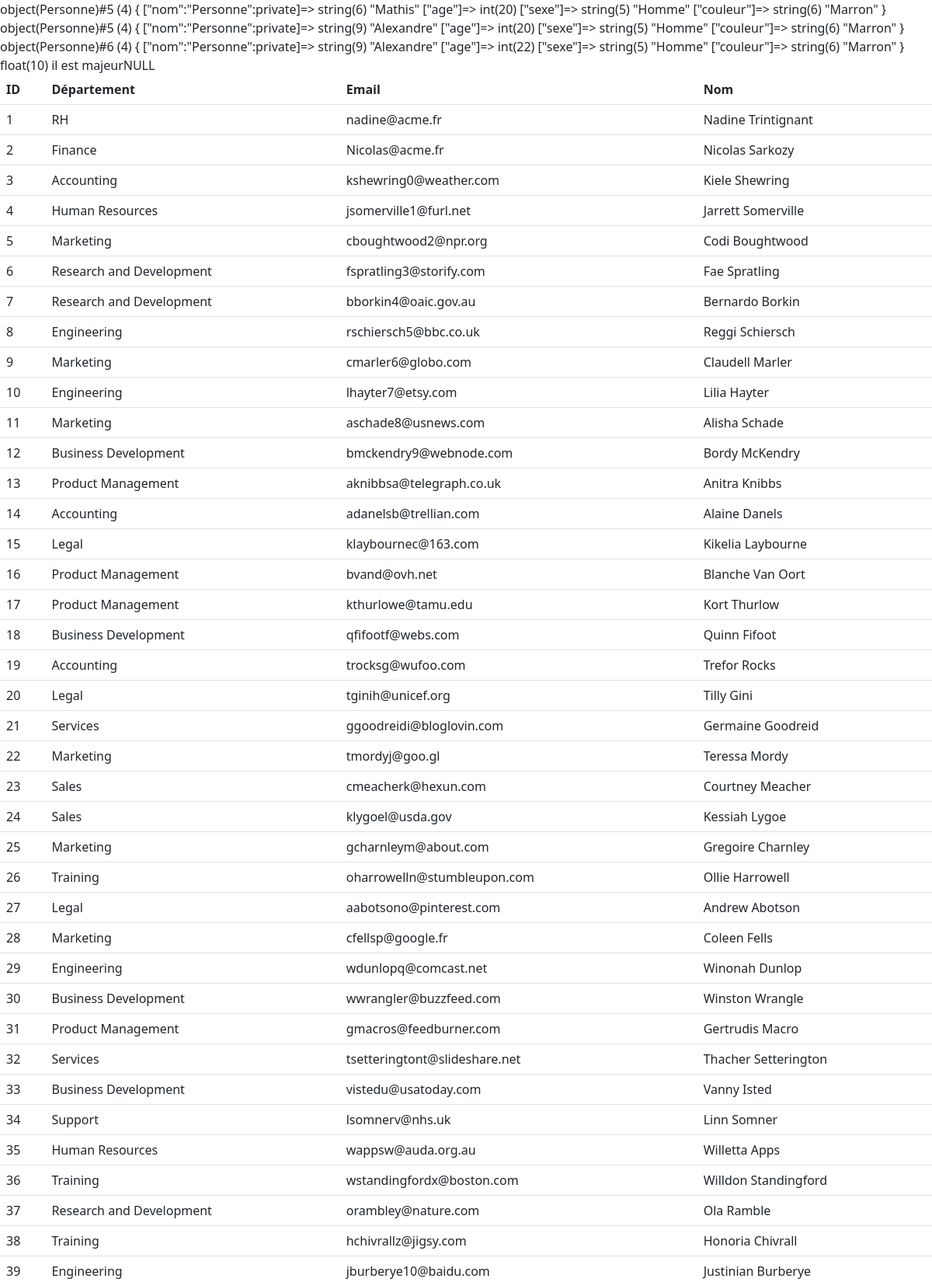
The page / (upper part) on the database its author committed.
### tables this page shows
CREATE TABLE IF NOT EXISTS `employe` (
  `id` bigint NOT NULL AUTO_INCREMENT,
  `department` varchar(255) DEFAULT NULL,
  `email` varchar(255) DEFAULT NULL,
  `name` varchar(255) DEFAULT NULL,
  PRIMARY KEY (`id`)
);

### Personne.php (called while the page is built, shortened)
<?php
class Personne {
    function __construct($nom, $age, $sexe, $couleur){
        $this->age = $age;
    }
}
?>

### employe.php (called while the page is built, shortened)
<?php
class Employe {
    private $id;
    private $department;
    private $email;
    private $name;
    function __construct($id, $department, $email, $name){
        $this->id = $id;
        $this->department = $department;
        $this->email = $email;
        $this->name = $name;
    }
    function getId(){
        return $this->id;
    }
    function getDepartment(){
        return $this->department;
    }
    function getEmail(){
        return $this->email;
    }
    function getNom(){
        return $this->name;
    }
}
?>

### index.php (the view, shortened to what this page needs)
<?php
    include('Personne.php');
    include('employe.php');
    $unePersonne = new Personne("Mathis", 20 , "Homme", "Marron");
    var_dump($unePersonne);
    $unePersonne->setNom("Alexandre");
    var_dump($unePersonne);
    $uneAutrePersonne = new Personne("Alexandre", 22, "Homme", "Marron");
    var_dump($uneAutrePersonne);
    $article1 = new Article('café', 4.5);
    $article2 = new Article('thé', 2.5);
    $article3 = new Article('pastèque', 3);
    $panier = array($article1, $article2, $article3);
    $totalPrice = 0;
    foreach ($panier as $element){
        $totalPrice += $element->getPrix();
    }
    var_dump($totalPrice);
    $bdd = new PDO('mysql:dbname=demotl;host=127.0.0.1','root', '');
    $queryExec = $bdd->query("SELECT * FROM employe");
    $lesEmployes = $queryExec->fetchAll();
    function isMajor($unePersonne){
        if($unePersonne->age>=18){
            echo "il est majeur";
        }else{
            echo "il est mineur";
        }
    }
    var_dump(isMajor($unePersonne));
?>
<!DOCTYPE html>
<html>
<head>
    <link href="https://cdn.jsdelivr.net/npm/bootstrap@5.3.0-alpha3/dist/css/bootstrap.min.css" rel="stylesheet">
</head>
<body>
    <table class="table">
        <thead>
            <tr>
                <th scope="col">ID</th>
                <th scope="col">Département</th>
                <th scope="col">Email</th>
                <th scope="col">Nom</th>
            </tr>
        </thead>
        <tbody>
            <?php foreach($lesEmployes as $unEmploye): ?>
               <?php $empl = new Employe($unEmploye['id'], $unEmploye['department'], $unEmploye['email'], $unEmploye['name']); ?>
            <tr>
                <td scope="row"><?php echo $empl->getId(); ?></td>
                <td><?php echo $empl->getDepartment(); ?></td>
                <td><?php echo $empl->getEmail(); ?></td>
                <td><?php echo $empl->getNom(); ?></td>
            </tr>
            <?php endforeach; ?>
        </tbody>
    </table>
</body>
</html>

### rows shown on the page
employe: id "1", department "RH", email "nadine@acme.fr", name "Nadine Trintignant"
employe: id "2", department "Finance", email "Nicolas@acme.fr", name "Nicolas Sarkozy"
employe: id "3", department "Accounting", email "kshewring0@weather.com", name "Kiele Shewring"
employe: id "4", department "Human Resources", email "jsomerville1@furl.net", name "Jarrett Somerville"
employe: id "5", department "Marketing", email "cboughtwood2@npr.org", name "Codi Boughtwood"
employe: id "6", department "Research and Development", email "fspratling3@storify.com", name "Fae Spratling"
employe: id "7", department "Research and Development", email "bborkin4@oaic.gov.au", name "Bernardo Borkin"
employe: id "8", department "Engineering", email "rschiersch5@bbc.co.uk", name "Reggi Schiersch"
employe: id "9", department "Marketing", email "cmarler6@globo.com", name "Claudell Marler"
employe: id "10", department "Engineering", email "lhayter7@etsy.com", name "Lilia Hayter"
employe: id "11", department "Marketing", email "aschade8@usnews.com", name "Alisha Schade"
employe: id "12", department "Business Development", email "bmckendry9@webnode.com", name "Bordy McKendry"
employe: id "13", department "Product Management", email "aknibbsa@telegraph.co.uk", name "Anitra Knibbs"
employe: id "14", department "Accounting", email "adanelsb@trellian.com", name "Alaine Danels"
employe: id "15", department "Legal", email "klaybournec@163.com", name "Kikelia Laybourne"
employe: id "16", department "Product Management", email "bvand@ovh.net", name "Blanche Van Oort"
employe: id "17", department "Product Management", email "kthurlowe@tamu.edu", name "Kort Thurlow"
employe: id "18", department "Business Development", email "qfifootf@webs.com", name "Quinn Fifoot"
employe: id "19", department "Accounting", email "trocksg@wufoo.com", name "Trefor Rocks"
employe: id "20", department "Legal", email "tginih@unicef.org", name "Tilly Gini"
employe: id "21", department "Services", email "ggoodreidi@bloglovin.com", name "Germaine Goodreid"
employe: id "22", department "Marketing", email "tmordyj@goo.gl", name "Teressa Mordy"
employe: id "23", department "Sales", email "cmeacherk@hexun.com", name "Courtney Meacher"
employe: id "24", department "Sales", email "klygoel@usda.gov", name "Kessiah Lygoe"
employe: id "25", department "Marketing", email "gcharnleym@about.com", name "Gregoire Charnley"
employe: id "26", department "Training", email "oharrowelln@stumbleupon.com", name "Ollie Harrowell"
employe: id "27", department "Legal", email "aabotsono@pinterest.com", name "Andrew Abotson"
employe: id "28", department "Marketing", email "cfellsp@google.fr", name "Coleen Fells"
employe: id "29", department "Engineering", email "wdunlopq@comcast.net", name "Winonah Dunlop"
employe: id "30", department "Business Development", email "wwrangler@buzzfeed.com", name "Winston Wrangle"
employe: id "31", department "Product Management", email "gmacros@feedburner.com", name "Gertrudis Macro"
employe: id "32", department "Services", email "tsetteringtont@slideshare.net", name "Thacher Setterington"
employe: id "33", department "Business Development", email "vistedu@usatoday.com", name "Vanny Isted"
employe: id "34", department "Support", email "lsomnerv@nhs.uk", name "Linn Somner"
employe: id "35", department "Human Resources", email "wappsw@auda.org.au", name "Willetta Apps"
employe: id "36", department "Training", email "wstandingfordx@boston.com", name "Willdon Standingford"
employe: id "37", department "Research and Development", email "orambley@nature.com", name "Ola Ramble"
employe: id "38", department "Training", email "hchivrallz@jigsy.com", name "Honoria Chivrall"
employe: id "39", department "Engineering", email "jburberye10@baidu.com", name "Justinian Burberye"
